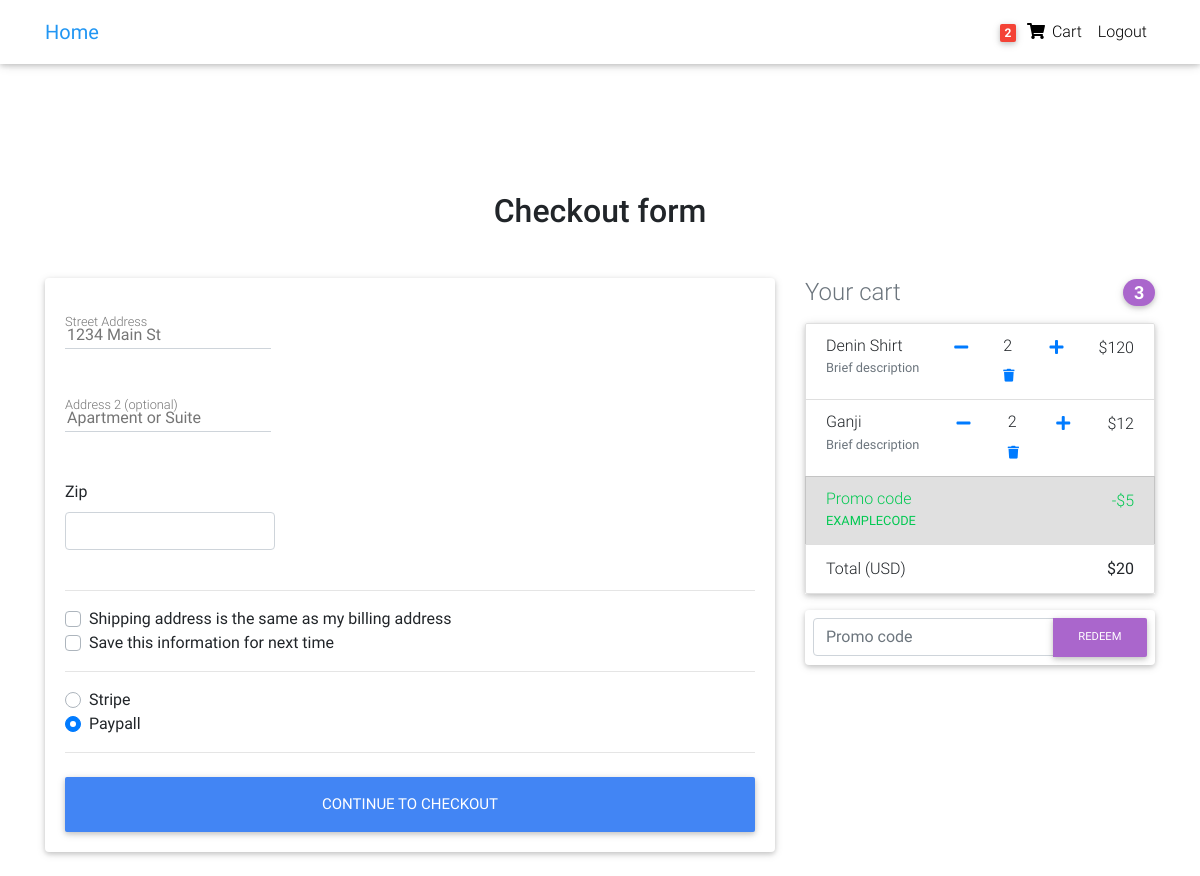
/CheckOutVIew/ (signed in), run on an earlier commit of the app's database.
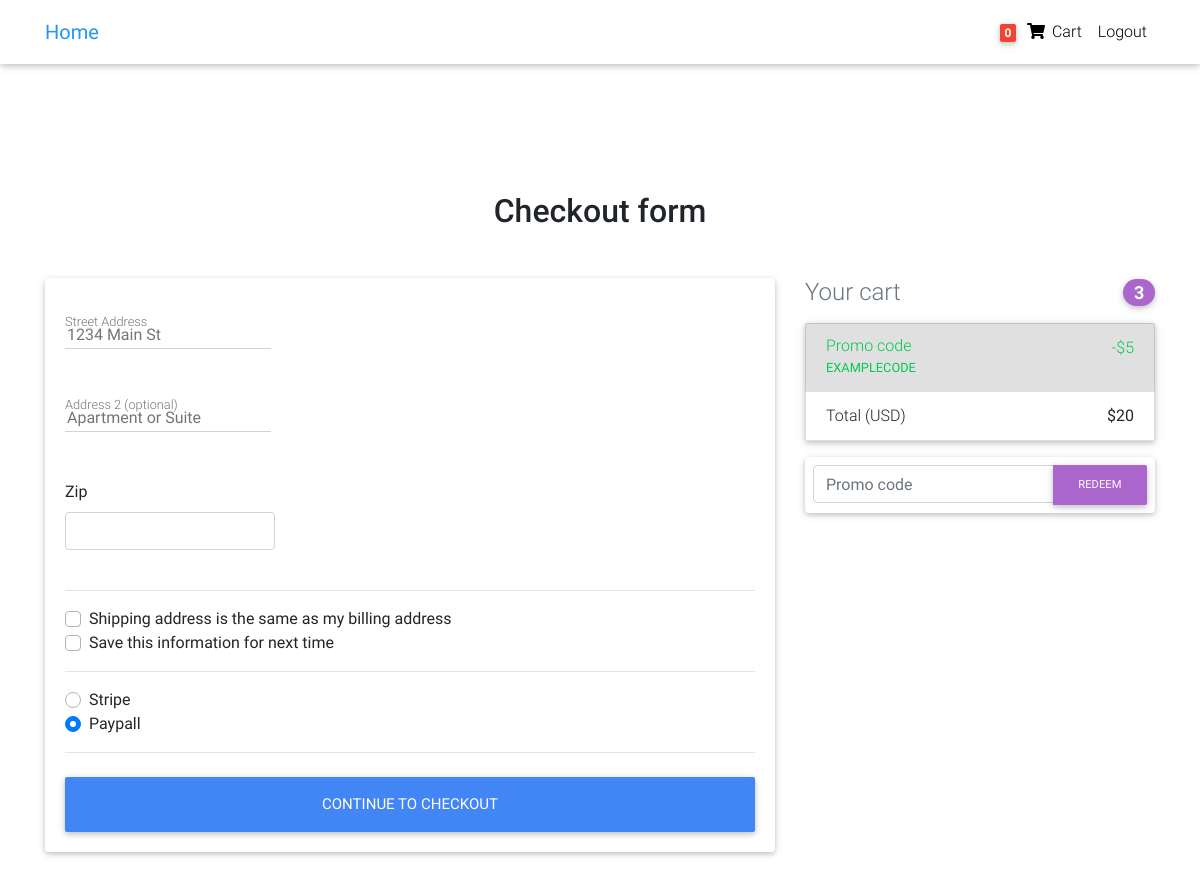
And on a later commit of the database.
### core/models.py (models this page shows, shortened)
class Order(models.Model):
    user = models.ForeignKey(settings.AUTH_USER_MODEL,
                            on_delete=models.CASCADE)
    items = models.ManyToManyField(OrderItem)
    start_date = models.DateTimeField(auto_now_add=True)
    ordered_date = models.DateTimeField()
    ordered= models.BooleanField(default=False)
    billing_address = models.ForeignKey(
        'BillingAddress',
        on_delete=models.SET_NULL,
        blank=True,
        null=True
    )

class OrderItem(models.Model):
    user = models.ForeignKey(settings.AUTH_USER_MODEL,
                            on_delete=models.CASCADE)
    item = models.ForeignKey(Items,on_delete=models.CASCADE)
    quantity = models.IntegerField(default=1)
    ordered= models.BooleanField(default=False)
    def get_add_to_card_url(self):
        return reverse("core:add_to_cart_c",kwargs={
            'slug':self.item.slug,
        })
    def get_remove_from_card_url(self):
        return reverse("core:remove_from_cart_c",kwargs={
            'slug':self.item.slug
        })
    def get_remove_from_card_all_url(self):
        return reverse("core:remove_from_cart_all",kwargs={
            'slug':self.item.slug
        })

class Items(models.Model):
    title = models.CharField(max_length=100)
    img = models.ImageField(blank=True,null=True,upload_to='items_img/')
    categories= models.CharField(choices=CATEGORIES_CHOICES,max_length=2)
    label= models.CharField(choices=LABEL_CHOICES,max_length=1,blank=True,null=True)
    price = models.IntegerField()
    discount_price = models.IntegerField(null=True,blank=True)
    description = models.CharField(max_length=1000,null=True,blank=True)
    slug = models.SlugField()

### core/views.py (the view, shortened to what this page needs)
# urls.py: path('CheckOutVIew/',CheckOutView.as_view(),name='CheckOutView'),
class CheckOutView(LoginRequiredMixin,View):
    def get(self,*args,**kwargs):
        try:
            order = Order.objects.get(user=self.request.user,ordered=False)
            form = Checkoutform()
            context = {
                'object':order,
                'form':form
            }
            return render(self.request,'checkout-page.html',context)
        except ObjectDoesNotExist:
            messages(self.request,"You do not have active order")
            return redirect("/")

### core/forms.py
class Checkoutform(forms.Form):
    street_address = forms.CharField(widget=forms.TextInput(attrs={
        'placeholder':'1234 Main St'
    }))
    apartment_address = forms.CharField(required=False,widget=forms.TextInput(attrs={
        'placeholder':'Apartment or Suite'
    }))
    zip = forms.CharField(widget=forms.TextInput(attrs={
        'class':'form-control'
    }))
    same_billing_address = forms.BooleanField(required=False)
    save_info = forms.BooleanField(required=False)
    payment_option = forms.ChoiceField(widget=forms.RadioSelect,choices=PAYMENT_OPTIONS)

### core/templatetags/cart_template_tags.py (called while the page is built)
@register.filter
def cart_item_count(user):
    if user.is_authenticated:
        qs = Order.objects.filter(user=user,ordered = False)
        if qs.exists():
            return qs[0].items.count()
    return 0

### templates/checkout-page.html (shortened to what this page needs)
{% extends '_base.html' %}
{% block contents %}
  <main class="mt-5 pt-4">
    <div class="container wow fadeIn">
      <h2 class="my-5 h2 text-center">Checkout form</h2>
      <div class="row">
        <div class="col-md-8 mb-4">
          <div class="card">
            <form method="POST" class="card-body">
              <div class="row">
                <div class="col-md-6 mb-2">
                  <div class="md-form ">
                    {{form.street_address}}
                    <label for="firstName" class="">Street Address</label>
                  </div>
                </div>
              </div>
              <div class="md-form mb-5">
                {{form.apartment_address}}
                <label for="address-2" class="">Address 2 (optional)</label>
              </div>
              <div class="row">
                <div class="col-lg-4 col-md-6 mb-4">
                  <label for="zip">Zip</label>
                  {{form.zip}}
                </div>
              </div>
              <hr>
              <div class="custom-control custom-checkbox">
                <label class="custom-control-label" for="same-address">Shipping address is the same as my billing address</label>
              </div>
              <div class="custom-control custom-checkbox">
                <label class="custom-control-label" for="save-info">Save this information for next time</label>
              </div>
              <hr>
              <div class="d-block my-3">
                {% for value,name in form.fields.payment_option.choices %}
                <div class="custom-control custom-radio">
                  <label class="custom-control-label" for="{{ name }}">{{ name }}</label>
                </div>
                {% endfor %}
              </div>
              <hr class="mb-4">
              <button class="btn btn-primary btn-lg btn-block" type="submit">Continue to checkout</button>
            </form>
          </div>
        </div>
        <div class="col-md-4 mb-4">
          <h4 class="d-flex justify-content-between align-items-center mb-3">
            <span class="text-muted">Your cart</span>
            <span class="badge badge-secondary badge-pill">3</span>
          </h4>
          <ul class="list-group mb-3 z-depth-1">
            {% for obj in object.items.all %}
            <li class="list-group-item d-flex justify-content-between lh-condensed">
              <div>
                <h6 class="my-0">{{ obj.item.title }}</h6>
                <small class="text-muted">Brief description</small>
              </div>
                <a href="{{ obj.get_remove_from_card_url }}">
                  <i class="fas fa-minus "></i>
                </a>
                <div>
                  <h6>{{ obj.quantity }}</h6>
                  <a href="{{ obj.get_remove_from_card_all_url }}">
                    <small>
                      <i class="fas fa-trash "></i>
                    </small>
                  </a>
                </div>
                <a href="{{ obj.get_add_to_card_url }}">
                  <i class="fas fa-plus "></i>
                </a>
              <span>${{obj.item.price}}</span>
            </li>
            {% endfor %}
            <li class="list-group-item d-flex justify-content-between bg-light">
              <div class="text-success">
                <h6 class="my-0">Promo code</h6>
                <small>EXAMPLECODE</small>
              </div>
              <span class="text-success">-$5</span>
            </li>
            <li class="list-group-item d-flex justify-content-between">
              <span>Total (USD)</span>
              <strong>$20</strong>
            </li>
          </ul>
          <form class="card p-2">
            <div class="input-group">
              <input type="text" class="form-control" placeholder="Promo code" aria-label="Recipient's username" aria-describedby="basic-addon2">
              <div class="input-group-append">
                <button class="btn btn-secondary btn-md waves-effect m-0" type="button">Redeem</button>
              </div>
            </div>
          </form>
        </div>
      </div>
    </div>
  </main>
{% endblock %}

### templates/_base.html (shortened to what this page needs)
<!DOCTYPE html>
<html lang="en">
{% load static %}
{% load cart_template_tags %}
<head>
  <link rel="stylesheet" href="https://use.fontawesome.com/releases/v5.11.2/css/all.css">
  <link href="{% static 'css/bootstrap.min.css' %}" rel="stylesheet">
  <link href="{% static 'css/mdb.min.css' %}" rel="stylesheet">
  <link href="{% static 'css/style.min.css' %}" rel="stylesheet">
</head>
<body>
  <div class="mt-5 pt-4">
  </div>
  <nav class="navbar fixed-top navbar-expand-lg navbar-light white scrolling-navbar">
    <div class="container">
      <a class="navbar-brand waves-effect" href="{% url 'core:home' %}">
        <strong class="blue-text">Home</strong>
      </a>
      <div class="collapse navbar-collapse" id="navbarSupportedContent">
        <ul class="navbar-nav nav-flex-icons">
          {% if request.user.is_authenticated %}
          <li class="nav-item">
            <a href="{% url 'core:CheckOutView' %}" class="nav-link waves-effect">
              <span class="badge red z-depth-1 mr-1"> {{request.user|cart_item_count}} </span>
              <i class="fas fa-shopping-cart"></i>
              <span class="clearfix d-none d-sm-inline-block"> Cart </span>
            </a>
          </li>
          <li class="nav-item">
            <a class="nav-link waves-effect" href="{% url 'account_logout' %}">
              <span class="clearfix d-none d-sm-inline-block"> Logout </span>
            </a>
          </li>
          {% endif %}
        </ul>
      </div>
    </div>
  </nav>
  {% block contents%}
  {% endblock%}
</body>
</html>

### templates/_base.html (style rules this page uses)
html, body, header, .carousel { height: 60vh; }

What changed in the data, as far as the page shows it:
removed OrderItem: item "Denin Shirt", quantity "2", item.price "120"
removed OrderItem: item "Ganji", quantity "2", item.price "12"
Also different on the page:
{{ request.user|cart_item_count }}: "2" → "0"
